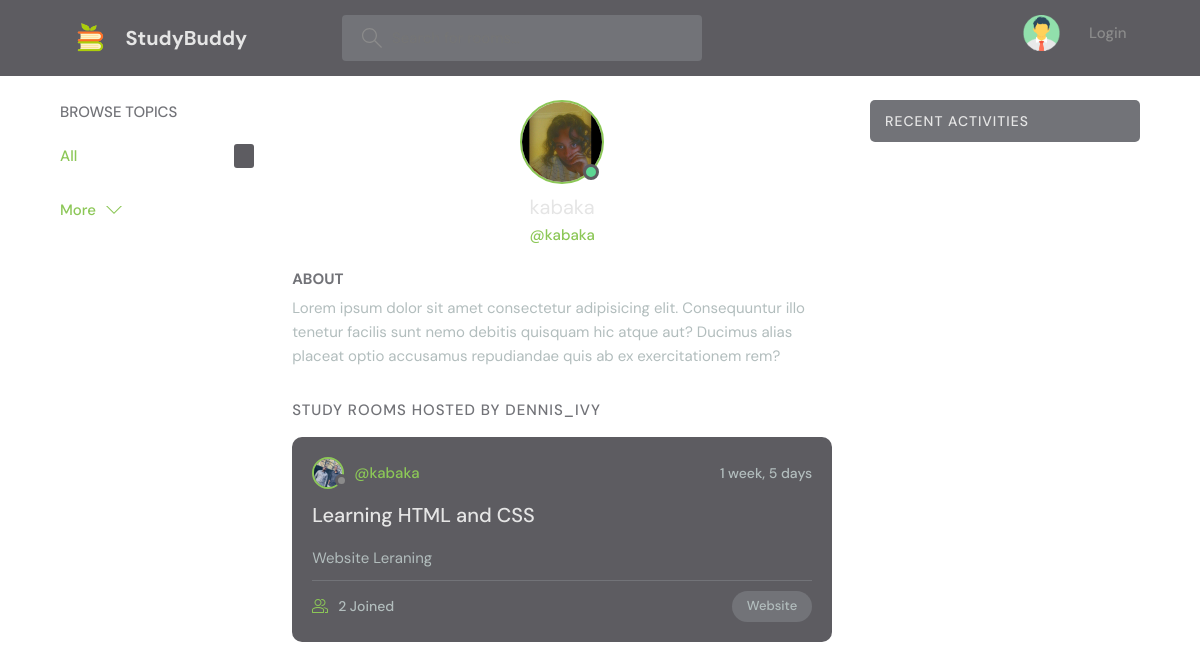
Screenshot of /profile/10/ with the database file from the repository.
### base/models.py (models this page shows, shortened)
class Room(models.Model):
    host = models.ForeignKey(User, on_delete=models.SET_NULL, null=True)
    topic = models.ForeignKey(Topic, on_delete=models.SET_NULL, null=True)
    participants = models.ManyToManyField(
        User, related_name='participants', blank=True)
    name = models.CharField(max_length=200)
    description = models.TextField(null=True, blank=True)
    updated = models.DateTimeField(auto_now=True)
    created = models.DateTimeField(auto_now_add=True)
    class Meta:
        ordering = ['-updated', '-created']

class Topic(models.Model):
    name = models.CharField(max_length=200)

### base/views.py (the view)
# urls.py: path('profile/<str:pk>/', views.userProfile, name="user-profile"),
def userProfile(request, pk):
    user = User.objects.get(id=pk)
    rooms = user.room_set.all()
    context = {'user':user, 'rooms': rooms}
    return render(request, 'base/profile.html', context)

### base/templates/base/profile.html (shortened to what this page needs)
{% extends 'main.html' %}
{% block content %}
  <main class="profile-page layout layout--3">
    <div class="container">
      {% include 'base/topicscomp.html' %}
      <div class="roomList">
        <div class="profile">
          <div class="profile__avatar">
            <div class="avatar avatar--large active">
              <img src="../../../static/images/user2.jpg" />
            </div>
          </div>
          <div class="profile__info">
            <h3>{{user.username}}</h3>
            <p>@{{user.username}}</p>
          </div>
          <div class="profile__about">
            <h3>About</h3>
            <p>
              Lorem ipsum dolor sit amet consectetur adipisicing elit. Consequuntur illo tenetur
              facilis sunt nemo debitis quisquam hic atque aut? Ducimus alias placeat optio
              accusamus repudiandae quis ab ex exercitationem rem?
            </p>
          </div>
        </div>
        <div class="roomList__header">
          <div>
            <h2>Study Rooms Hosted by dennis_ivy</a>
            </h2>
          </div>
        </div>
        {% include 'base/feed_component.html' %}
      </div>
      {% include 'base/actcomp.html' %}
    </div>
  </main>
{% endblock content %}

### base/templates/base/feed_component.html (shortened to what this page needs)
{% for room in rooms %}
<div class="roomListRoom">
  <div class="roomListRoom__header">
    <a href="{% url 'user-profile' room.host.id %}" class="roomListRoom__author">
      <div class="avatar avatar--small">
        <img src="../../../static/images/user3.jpg" />
      </div>
      <span>@{{room.host.username}}</span>
    </a>
    <div class="roomListRoom__actions">
      <span>{{room.created|timesince}}</span>
    </div>
  </div>
  <div class="roomListRoom__content">
    <a href="{% url 'room' room.id %}">{{room.name}}</a>
    <p>
      {{room.description}}
    </p>
  </div>
  <div class="roomListRoom__meta">
    <a href="{% url 'home' %}" class="roomListRoom__joined">
      {{room.participants.all.count}} Joined
    </a>
    <p class="roomListRoom__topic">{{room.topic.name}}</p>
  </div>
</div>
{% endfor %}

### static/styles/style.css (style rules this page uses)
:root { --color-main: #8CC757; --color-main-light: #e1f6fb; --color-dark: #5D5C61; --color-dark-medium: #727378; --color-dark-light: #727378; --color-light: #e5e5e5; --color-gray: #8b8b8b; --color-bg:#515151; --color-light-gray: #b2bdbd; --color-success: #5dd693; --color-error: #fc4b0b; }
* { font-family: "DM Sans", -apple-system, BlinkMacSystemFont, "Segoe UI", Roboto, Oxygen, Ubuntu, Cantarell, "Open Sans", "Helvetica Neue", sans-serif; margin: 0; padding: 0; box-sizing: border-box; text-rendering: optimizeLegibility; font-size: inherit; }
html { font-size: 56.25%; }
@media only screen and (min-width: 1200px) { html { font-size: 62.5%; } }
body { line-height: 1.6; font-weight: 400; font-size: 1.5rem; color: var(--color-light-gray); min-height: 100vh; }
img { width: 100%; }
a { display: inline-block; color: var(--color-main); text-decoration: none; }
.container { max-width: 120rem; width: 90%; margin: auto; }
.avatar { position: relative; display: inline-block; border-radius: 50%; border: 2px solid var(--color-main); }
.avatar img { display: block; border-radius: 50%; object-fit: cover; object-position: center; }
.avatar::after { content: ""; display: block; position: absolute; background-color: var(--color-gray); z-index: 111; border-radius: 50%; border: 0.3rem solid var(--color-dark); }
.avatar.active::after { background-color: var(--color-success); }
.avatar.avatar--small img { width: 2.8rem; height: 2.8rem; }
.avatar.avatar--small:after { width: 0.7rem; height: 0.7rem; bottom: 0px; right: -6px; }
.avatar.avatar--large img { display: block; width: 8rem; height: 8rem; border-radius: 50%; }
.avatar.avatar--large:after { width: 1rem; height: 1rem; bottom: 2px; right: 3.5px; }
.layout { margin-top: 2.4rem; }
.layout > .container { display: flex; justify-content: space-between; align-items: flex-start; }
.layout--3 > .container > div:nth-child(2) { flex-basis: 50%; }
.roomList__header { display: flex; justify-content: space-between; align-items: center; margin-bottom: 2.4rem; }
.roomList__header h2 { text-transform: uppercase; font-weight: 500; color: var(--color-light); letter-spacing: 1px; }
.roomListRoom { margin-bottom: 2.4rem; background-color: var(--color-dark); border-radius: 1rem; padding: 2rem; }
.roomListRoom__header { display: flex; justify-content: space-between; align-items: center; }
.roomListRoom__author { font-weight: 500; display: flex; align-items: center; gap: 1rem; }
.roomListRoom__actions { display: flex; align-items: flex-start; gap: 1rem; position: relative; }
.roomListRoom__actions span { font-size: 1.4rem; font-weight: 500; }
.roomListRoom__content { margin: 1rem 0; }
.roomListRoom__content a { font-size: 2rem; font-weight: 500; margin-bottom: 1.5rem; color: var(--color-light); transition: all 0.3s ease-in-out; }
.roomListRoom__meta { border-top: 1px solid var(--color-dark-medium); padding-top: 1rem; display: flex; align-items: center; justify-content: space-between; }
.roomListRoom__joined { color: var(--color-light-gray); display: flex; align-items: center; gap: 1rem; font-size: 1.4rem; font-weight: 500; }
.roomListRoom__joined svg { fill: var(--color-main); width: 1.6rem; height: 1.6rem; }
.roomListRoom__topic { padding: 5px 1.5rem; background-color: var(--color-dark-medium); border-radius: 5rem; font-weight: 500; font-size: 1.3rem; }
.profile { margin-bottom: 3rem; }
.profile__avatar { text-align: center; }
.profile__info { text-align: center; }
.profile__info h3 { font-size: 2rem; color: var(--color-light); font-weight: 400; }
.profile__info p { color: var(--color-main); font-weight: 500; margin-bottom: 1rem; }
.profile__about { margin-top: 2rem; }
.profile__about h3 { text-transform: uppercase; color: var(--color-dark-light); margin-bottom: 0.5rem; }
.profile-page .roomList__header { margin-bottom: 1.5rem; }
.profile-page .roomList__header h2 { color: var(--color-dark-light); }

### rows the page displays
Room: host.username "kabaka", created "1 week, 5 days", name "Learning HTML and CSS", description "Website Leraning", participants.all.count "2", topic.name "Website"

### other values shown
{{ user.username }} "kabaka"
